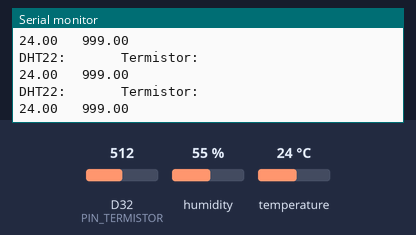
The sketch below on a simulated Arduino Due. Parts: the last lines printed to the serial monitor. Inputs (shaded band) come from the test bench; at power-on: temperature 24 °C, D32 (PIN_TERMISTOR) = 512, humidity 55 % (analog values on the 0–1023 scale).

Above: at 1.3 s.
1.4 s: temperature set to 12 °C
At 2.4 s:
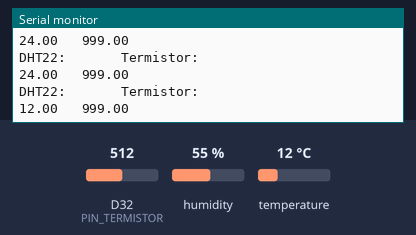
2.9 s: D32 (PIN_TERMISTOR) set to 122
At 3.4 s:
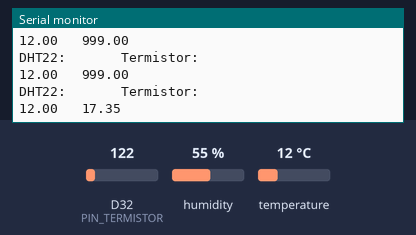
4.4 s: temperature set to 19 °C
At 4.9 s:
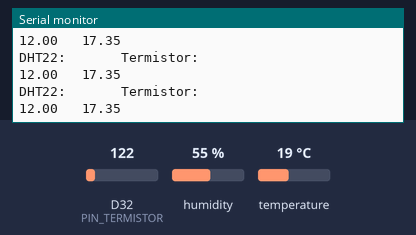
5.9 s: D32 (PIN_TERMISTOR) set to 0
At 6.4 s:
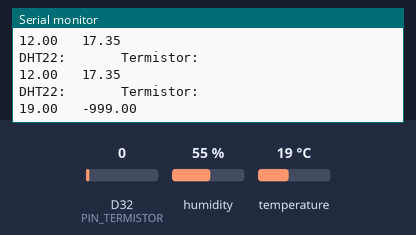
Timing chart, 0 to 8.4 s (numbered marks = the images above; inputs shaded):
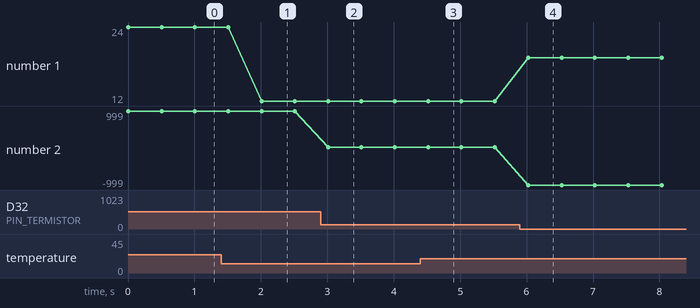

The sketch:

funcion_temp_b.ino
```cpp
#include <Wire.h>
#include <DHT.h>

#define PIN_TERMISTOR 32 // PIN_PA1
#define DHTPIN 33
#define DHTTYPE DHT22  // Cambiar a DHT22 si usas ese modelo

float tempTermistor;
float temperatura;
DHT dht(DHTPIN, DHTTYPE);


void setup() {
  Serial.begin(115200);
  analogReadResolution(12);

  dht.begin();
}

void loop() {

  float tempTermistor = leerTemperatura();
  float temperatura = dht.readTemperature();


  Serial.println("DHT22:       Termistor:");
  Serial.print(temperatura);
  Serial.print("   ");
  Serial.println(tempTermistor);
  Serial.println("");
  delay(500);
}
float leerTemperatura() {
  int lecturaADC = analogRead(PIN_TERMISTOR); // lectura attiny
  float lecturaADC12Bit = lecturaADC*(4095 / 1023); // la medición de temperatura se hizo con 12bits de ADC.
  // El attiny84a lee hasta 10bits de ADC
  // Casos de error
  if (lecturaADC12Bit <= 0) return -999.0;
  if (lecturaADC12Bit >= 4095) return 999.0;

  // Valores calculados en base de los datos obtenidos.
  // T(adc) = a * adc^2 + b * adc + c

  const float a =  0.0000854f;
  const float b = -0.3802f;
  const float c =  424.1f;

  // Se forma una función cuadrática
  // que imita aproximadamente el comportamiento del termistor.
  float tempC = a * (lecturaADC12Bit * lecturaADC12Bit) + b *lecturaADC12Bit + c;
  float tempCorregida = tempC + 10; // offset de 10°c
  return tempCorregida;
}
```

Measured:
- after the input at 1.4 s, the serial monitor: prints a new line after 0.61 s (image 1)
- after the input at 2.9 s, the serial monitor: prints a new line after 0.11 s (image 2)
- after the input at 5.9 s, the serial monitor: prints a new line after 0.13 s (image 4)
- plotted number 1: 24 → 12 after the input at 1.4 s
- plotted number 2: 999 → 17.35 after the input at 2.9 s, 17.35 → -999 after the input at 5.9 s
